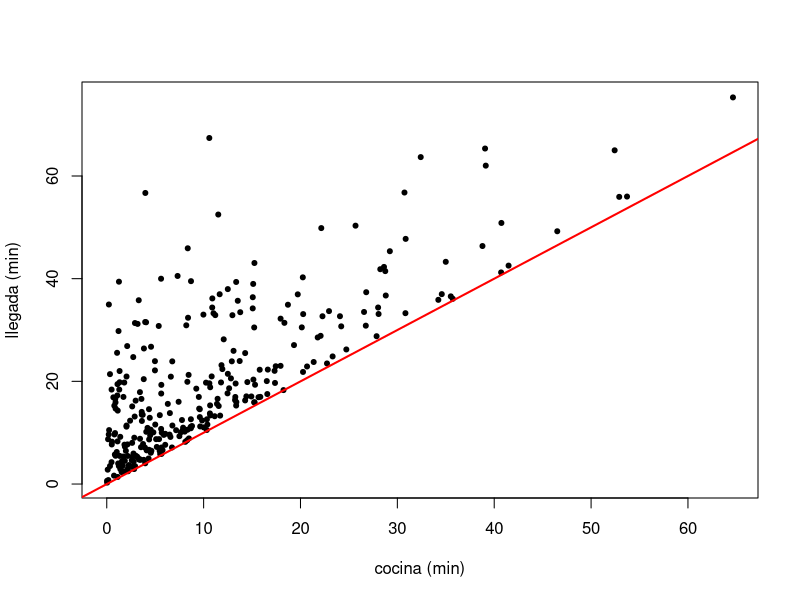

Write R code to recreate this figure.
# Programa 2: la densidad conjunta del pedido con integrate
# Del artículo «Transformaciones y distribuciones conjuntas en R — práctica con runif, integrate dentro de integrate y la normal bivariante del reparto (y el Vectorize que me faltaba)»
# https://sergiolearns.com/transformaciones-y-distribuciones-conjuntas-practica/

f <- function(x, y) 0.01 * exp(-0.1 * y) * (x < y)
fX <- Vectorize(function(x) integrate(function(y) f(x, y), x, Inf)$value)  # marginal de X
fY <- Vectorize(function(y) integrate(function(x) f(x, y), 0, y)$value)    # marginal de Y
integrate(fX, 0, Inf)$value                         # la conjunta integra 1
round(rbind(fX = fX(c(5, 10, 20)), dexp = dexp(c(5, 10, 20), 0.1)), 4)
round(rbind(fY = fY(c(5, 20, 40)), dgamma = dgamma(c(5, 20, 40), 2, 0.1)), 4)
# P(X <= 10, Y <= 30): para cada x, y va de x a 30
pr <- Vectorize(function(x) integrate(function(y) f(x, y), x, 30)$value)
P <- integrate(pr, 0, 10)$value
# Momentos con la conjunta (integrales dobles en el triángulo)
doble <- function(g) integrate(Vectorize(function(x)
  integrate(function(y) g(x, y) * f(x, y), x, Inf)$value), 0, Inf)$value
EX <- doble(function(x, y) x); EY <- doble(function(x, y) y)
EXY <- doble(function(x, y) x * y)
VX <- doble(function(x, y) x^2) - EX^2; VY <- doble(function(x, y) y^2) - EY^2
cova <- EXY - EX * EY
round(c(P = P, EX = EX, EY = EY, EXY = EXY, cov = cova, rho = cova / sqrt(VX * VY)), 4)
# Lo mismo con 10.000 pedidos simulados
set.seed(2026)
x <- rexp(10000, 0.1); y <- x + rexp(10000, 0.1)
round(c(P = mean(x <= 10 & y <= 30), EX = mean(x), EY = mean(y), EXY = mean(x * y),
        cov = cov(x, y), rho = cor(x, y)), 4)
plot(x[1:300], y[1:300], pch = 20, xlab = "cocina (min)", ylab = "llegada (min)")
abline(0, 1, col = "red", lwd = 2)                  # la diagonal y = x
